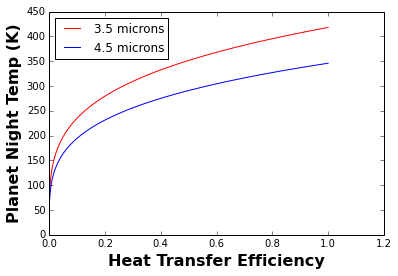

Generate this figure with Python:
# -*- coding: utf-8 -*-
"""
Created on Tue May 19 10:51:11 2015

@author: ekilen
"""

# -*- coding: utf-8 -*-
"""
Created on Thu May 14 11:30:43 2015

@author: ekilen
"""

import numpy as np
import matplotlib.pyplot as plt


#Constants used
#Planck's constant (kg/s)
h = 6.62606957e-34 
#speed of light (m/s)
c = 299792458
#Boltzmanns constant (m^2*kg*s^-2*K^-1)
k = 1.3806488e-23
#Radius of star (m)
Rs = .683*695800*1000
#Radius of planet (m)
Rp = 4.31*6371*1000
#Temperature of star (K)
Ts = 4780
#Albedo
At = .0001
AO = .95
#Radius of Orbit
Rot = .053*149597871*1000/2-799953630.7
RoO = .053*149597871*1000/2+799953630.7
#Adjustment
b = 1.76


#Constraints

#Ratio of signal over noise (unitless)
SN = 5

#White noise constant over time (unitless)
Sw = .00001281 #Fraine et. al 2014

#Reflection Constant (unitless)
RCt = At*(Rp**2/Rot**2)*b
RCO = AO*(Rp**2/RoO**2)*b

#Number of eclipses (unitless)
Ne = 5

#wavelenght 1 (m)
L1 = 3.6e-6

#wavelenght 2 (m)
L2 = 4.5e-6


#Begin computation


#Red noise variable over time due to factors of
#image persistance, stellar variability, thermal changes, zodi variability
step = .000001
Sr = .00006481 #Fraine
Epsilon = np.arange(.00001,1+step,step)

#planet temp equation(derived from Rich)
Tp1t = h*c/(L1*k*np.log((np.exp(h*c/(L1*k*Ts))-1)*(Ne/(Sw**2+Sr**2))**.5/(SN-RCt*(Ne/(Sw**2+Sr**2))**.5)+1))
Tp2t = h*c/(L2*k*np.log((np.exp(h*c/(L2*k*Ts))-1)*(Ne/(Sw**2+Sr**2))**.5/(SN-RCt*(Ne/(Sw**2+Sr**2))**.5)+1))

Tp1O = h*c/(L1*k*np.log((np.exp(h*c/(L1*k*Ts))-1)*(Ne/(Sw**2+Sr**2))**.5/(SN-RCO*(Ne/(Sw**2+Sr**2))**.5)+1))*Epsilon**.25
Tp2O = h*c/(L2*k*np.log((np.exp(h*c/(L2*k*Ts))-1)*(Ne/(Sw**2+Sr**2))**.5/(SN-RCO*(Ne/(Sw**2+Sr**2))**.5)+1))*Epsilon**.25

plt.plot(Epsilon,Tp1O,'r', label = '3.5 microns')
plt.plot(Epsilon,Tp2O,'b', label = '4.5 microns')
plt.ylabel('Planet Night Temp (K)',fontsize = 16, fontweight = 'bold')
plt.xlabel('Heat Transfer Efficiency',fontsize = 16,fontweight = 'bold')
plt.legend(loc =2)



plt.show()
